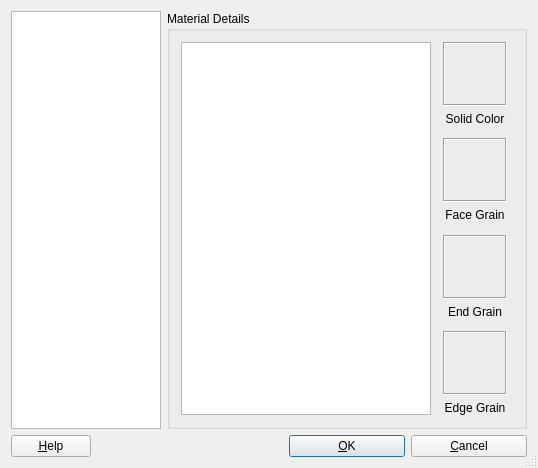
<?xml version="1.0" encoding="UTF-8"?>
<ui version="4.0" stdsetdef="1">
  <author></author>
  <comment></comment>
  <exportmacro></exportmacro>
  <class>MaterialDialog</class>
  <widget class="QDialog" name="MaterialDialog">
    <property name="geometry">
      <rect>
        <x>0</x>
        <y>0</y>
        <width>538</width>
        <height>468</height>
      </rect>
    </property>
    <property name="sizePolicy">
      <sizepolicy>
        <hsizetype>7</hsizetype>
        <vsizetype>5</vsizetype>
        <horstretch>0</horstretch>
        <verstretch>0</verstretch>
      </sizepolicy>
    </property>
    <property name="windowTitle">
      <string>Set the Material for the Part</string>
    </property>
    <property name="windowIcon">
      <pixmap>lignumCAD.png</pixmap>
    </property>
    <property name="sizeGripEnabled">
      <bool>true</bool>
    </property>
    <layout class="QGridLayout">
      <property name="margin">
        <number>11</number>
      </property>
      <property name="spacing">
        <number>6</number>
      </property>
      <item row="1" column="0">
        <widget class="QPushButton" name="buttonHelp">
          <property name="text">
            <string>&amp;Help</string>
          </property>
          <property name="shortcut">
            <number>276824136</number>
          </property>
          <property name="autoDefault">
            <bool>true</bool>
          </property>
        </widget>
      </item>
      <item row="0" column="2" rowspan="1" colspan="3">
        <widget class="QGroupBox" name="detailsGroupBox">
          <property name="title">
            <string>Material Details</string>
          </property>
          <layout class="QHBoxLayout">
            <property name="margin">
              <number>11</number>
            </property>
            <property name="spacing">
              <number>6</number>
            </property>
            <item>
              <widget class="QTextEdit" name="MaterialText">
                <property name="sizePolicy">
                  <sizepolicy>
                    <hsizetype>7</hsizetype>
                    <vsizetype>7</vsizetype>
                    <horstretch>100</horstretch>
                    <verstretch>0</verstretch>
                  </sizepolicy>
                </property>
                <property name="minimumSize">
                  <size>
                    <width>250</width>
                    <height>0</height>
                  </size>
                </property>
                <property name="readOnly">
                  <bool>true</bool>
                </property>
              </widget>
            </item>
            <item>
              <layout class="QVBoxLayout">
                <property name="margin">
                  <number>0</number>
                </property>
                <property name="spacing">
                  <number>6</number>
                </property>
                <item>
                  <layout class="QGridLayout">
                    <property name="margin">
                      <number>0</number>
                    </property>
                    <property name="spacing">
                      <number>6</number>
                    </property>
                    <item row="1" column="0" rowspan="1" colspan="3">
                      <widget class="QLabel" name="SolidColorLabel">
                        <property name="text">
                          <string>Solid Color</string>
                        </property>
                        <property name="alignment">
                          <set>Qt::AlignCenter</set>
                        </property>
                        <property name="wordWrap">
                          <bool>false</bool>
                        </property>
                      </widget>
                    </item>
                    <item row="0" column="2">
                      <spacer name="Spacer5_2">
                        <property name="sizeHint">
                          <size>
                            <width>21</width>
                            <height>21</height>
                          </size>
                        </property>
                        <property name="sizeType">
                          <enum>QSizePolicy::Expanding</enum>
                        </property>
                        <property name="orientation">
                          <enum>Qt::Horizontal</enum>
                        </property>
                      </spacer>
                    </item>
                    <item row="0" column="1">
                      <widget class="QLabel" name="SolidColor">
                        <property name="sizePolicy">
                          <sizepolicy>
                            <hsizetype>0</hsizetype>
                            <vsizetype>0</vsizetype>
                            <horstretch>0</horstretch>
                            <verstretch>0</verstretch>
                          </sizepolicy>
                        </property>
                        <property name="minimumSize">
                          <size>
                            <width>64</width>
                            <height>64</height>
                          </size>
                        </property>
                        <property name="maximumSize">
                          <size>
                            <width>64</width>
                            <height>64</height>
                          </size>
                        </property>
                        <property name="frameShape">
                          <enum>QFrame::Box</enum>
                        </property>
                        <property name="frameShadow">
                          <enum>QFrame::Sunken</enum>
                        </property>
                        <property name="text">
                          <string/>
                        </property>
                        <property name="alignment">
                          <set>Qt::AlignCenter</set>
                        </property>
                        <property name="wordWrap">
                          <bool>false</bool>
                        </property>
                      </widget>
                    </item>
                    <item row="2" column="1">
                      <spacer name="Spacer2">
                        <property name="sizeHint">
                          <size>
                            <width>16</width>
                            <height>21</height>
                          </size>
                        </property>
                        <property name="sizeType">
                          <enum>QSizePolicy::Expanding</enum>
                        </property>
                        <property name="orientation">
                          <enum>Qt::Vertical</enum>
                        </property>
                      </spacer>
                    </item>
                    <item row="0" column="0">
                      <spacer name="Spacer5">
                        <property name="sizeHint">
                          <size>
                            <width>21</width>
                            <height>21</height>
                          </size>
                        </property>
                        <property name="sizeType">
                          <enum>QSizePolicy::Expanding</enum>
                        </property>
                        <property name="orientation">
                          <enum>Qt::Horizontal</enum>
                        </property>
                      </spacer>
                    </item>
                  </layout>
                </item>
                <item>
                  <layout class="QGridLayout">
                    <property name="margin">
                      <number>0</number>
                    </property>
                    <property name="spacing">
                      <number>6</number>
                    </property>
                    <item row="0" column="2">
                      <spacer name="Spacer5_3_2">
                        <property name="sizeHint">
                          <size>
                            <width>21</width>
                            <height>21</height>
                          </size>
                        </property>
                        <property name="sizeType">
                          <enum>QSizePolicy::Expanding</enum>
                        </property>
                        <property name="orientation">
                          <enum>Qt::Horizontal</enum>
                        </property>
                      </spacer>
                    </item>
                    <item row="1" column="0" rowspan="1" colspan="3">
                      <widget class="QLabel" name="FaceGrainLabel">
                        <property name="text">
                          <string>Face Grain</string>
                        </property>
                        <property name="alignment">
                          <set>Qt::AlignCenter</set>
                        </property>
                        <property name="wordWrap">
                          <bool>false</bool>
                        </property>
                      </widget>
                    </item>
                    <item row="0" column="1">
                      <widget class="QLabel" name="FaceGrainPixmap">
                        <property name="sizePolicy">
                          <sizepolicy>
                            <hsizetype>0</hsizetype>
                            <vsizetype>0</vsizetype>
                            <horstretch>0</horstretch>
                            <verstretch>0</verstretch>
                          </sizepolicy>
                        </property>
                        <property name="minimumSize">
                          <size>
                            <width>64</width>
                            <height>64</height>
                          </size>
                        </property>
                        <property name="maximumSize">
                          <size>
                            <width>64</width>
                            <height>64</height>
                          </size>
                        </property>
                        <property name="frameShape">
                          <enum>QFrame::Box</enum>
                        </property>
                        <property name="frameShadow">
                          <enum>QFrame::Sunken</enum>
                        </property>
                        <property name="scaledContents">
                          <bool>false</bool>
                        </property>
                        <property name="alignment">
                          <set>Qt::AlignCenter</set>
                        </property>
                        <property name="wordWrap">
                          <bool>false</bool>
                        </property>
                      </widget>
                    </item>
                    <item row="0" column="0">
                      <spacer name="Spacer5_3">
                        <property name="sizeHint">
                          <size>
                            <width>21</width>
                            <height>21</height>
                          </size>
                        </property>
                        <property name="sizeType">
                          <enum>QSizePolicy::Expanding</enum>
                        </property>
                        <property name="orientation">
                          <enum>Qt::Horizontal</enum>
                        </property>
                      </spacer>
                    </item>
                    <item row="2" column="1">
                      <spacer name="Spacer3">
                        <property name="sizeHint">
                          <size>
                            <width>16</width>
                            <height>21</height>
                          </size>
                        </property>
                        <property name="sizeType">
                          <enum>QSizePolicy::Expanding</enum>
                        </property>
                        <property name="orientation">
                          <enum>Qt::Vertical</enum>
                        </property>
                      </spacer>
                    </item>
                  </layout>
                </item>
                <item>
                  <layout class="QGridLayout">
                    <property name="margin">
                      <number>0</number>
                    </property>
                    <property name="spacing">
                      <number>6</number>
                    </property>
                    <item row="2" column="1">
                      <spacer name="Spacer4">
                        <property name="sizeHint">
                          <size>
                            <width>16</width>
                            <height>21</height>
                          </size>
                        </property>
                        <property name="sizeType">
                          <enum>QSizePolicy::Expanding</enum>
                        </property>
                        <property name="orientation">
                          <enum>Qt::Vertical</enum>
                        </property>
                      </spacer>
                    </item>
                    <item row="0" column="2">
                      <spacer name="Spacer5_3_4">
                        <property name="sizeHint">
                          <size>
                            <width>21</width>
                            <height>21</height>
                          </size>
                        </property>
                        <property name="sizeType">
                          <enum>QSizePolicy::Expanding</enum>
                        </property>
                        <property name="orientation">
                          <enum>Qt::Horizontal</enum>
                        </property>
                      </spacer>
                    </item>
                    <item row="0" column="0">
                      <spacer name="Spacer5_3_3">
                        <property name="sizeHint">
                          <size>
                            <width>21</width>
                            <height>21</height>
                          </size>
                        </property>
                        <property name="sizeType">
                          <enum>QSizePolicy::Expanding</enum>
                        </property>
                        <property name="orientation">
                          <enum>Qt::Horizontal</enum>
                        </property>
                      </spacer>
                    </item>
                    <item row="1" column="0" rowspan="1" colspan="3">
                      <widget class="QLabel" name="EndGrainLabel">
                        <property name="text">
                          <string>End Grain</string>
                        </property>
                        <property name="alignment">
                          <set>Qt::AlignCenter</set>
                        </property>
                        <property name="wordWrap">
                          <bool>false</bool>
                        </property>
                      </widget>
                    </item>
                    <item row="0" column="1">
                      <widget class="QLabel" name="EndGrainPixmap">
                        <property name="sizePolicy">
                          <sizepolicy>
                            <hsizetype>0</hsizetype>
                            <vsizetype>0</vsizetype>
                            <horstretch>0</horstretch>
                            <verstretch>0</verstretch>
                          </sizepolicy>
                        </property>
                        <property name="minimumSize">
                          <size>
                            <width>64</width>
                            <height>64</height>
                          </size>
                        </property>
                        <property name="maximumSize">
                          <size>
                            <width>64</width>
                            <height>64</height>
                          </size>
                        </property>
                        <property name="frameShape">
                          <enum>QFrame::Box</enum>
                        </property>
                        <property name="frameShadow">
                          <enum>QFrame::Sunken</enum>
                        </property>
                        <property name="scaledContents">
                          <bool>false</bool>
                        </property>
                        <property name="alignment">
                          <set>Qt::AlignCenter</set>
                        </property>
                        <property name="wordWrap">
                          <bool>false</bool>
                        </property>
                      </widget>
                    </item>
                  </layout>
                </item>
                <item>
                  <layout class="QGridLayout">
                    <property name="margin">
                      <number>0</number>
                    </property>
                    <property name="spacing">
                      <number>6</number>
                    </property>
                    <item row="1" column="0" rowspan="1" colspan="3">
                      <widget class="QLabel" name="EdgeGrainLabel">
                        <property name="text">
                          <string>Edge Grain</string>
                        </property>
                        <property name="alignment">
                          <set>Qt::AlignCenter</set>
                        </property>
                        <property name="wordWrap">
                          <bool>false</bool>
                        </property>
                      </widget>
                    </item>
                    <item row="0" column="1">
                      <widget class="QLabel" name="EdgeGrainPixmap">
                        <property name="sizePolicy">
                          <sizepolicy>
                            <hsizetype>0</hsizetype>
                            <vsizetype>0</vsizetype>
                            <horstretch>0</horstretch>
                            <verstretch>0</verstretch>
                          </sizepolicy>
                        </property>
                        <property name="minimumSize">
                          <size>
                            <width>64</width>
                            <height>64</height>
                          </size>
                        </property>
                        <property name="maximumSize">
                          <size>
                            <width>64</width>
                            <height>64</height>
                          </size>
                        </property>
                        <property name="frameShape">
                          <enum>QFrame::Box</enum>
                        </property>
                        <property name="frameShadow">
                          <enum>QFrame::Sunken</enum>
                        </property>
                        <property name="scaledContents">
                          <bool>false</bool>
                        </property>
                        <property name="alignment">
                          <set>Qt::AlignCenter</set>
                        </property>
                        <property name="wordWrap">
                          <bool>false</bool>
                        </property>
                      </widget>
                    </item>
                    <item row="0" column="0">
                      <spacer name="Spacer5_3_5">
                        <property name="sizeHint">
                          <size>
                            <width>21</width>
                            <height>21</height>
                          </size>
                        </property>
                        <property name="sizeType">
                          <enum>QSizePolicy::Expanding</enum>
                        </property>
                        <property name="orientation">
                          <enum>Qt::Horizontal</enum>
                        </property>
                      </spacer>
                    </item>
                    <item row="0" column="2">
                      <spacer name="Spacer5_3_6">
                        <property name="sizeHint">
                          <size>
                            <width>21</width>
                            <height>21</height>
                          </size>
                        </property>
                        <property name="sizeType">
                          <enum>QSizePolicy::Expanding</enum>
                        </property>
                        <property name="orientation">
                          <enum>Qt::Horizontal</enum>
                        </property>
                      </spacer>
                    </item>
                  </layout>
                </item>
              </layout>
            </item>
          </layout>
        </widget>
      </item>
      <item row="0" column="0" rowspan="1" colspan="2">
        <widget class="QListWidget" name="MaterialList">
          <property name="minimumSize">
            <size>
              <width>150</width>
              <height>0</height>
            </size>
          </property>
          <column>
            <property name="text">
              <string>Materials</string>
            </property>
            <property name="clickable">
              <bool>true</bool>
            </property>
            <property name="resizeable">
              <bool>true</bool>
            </property>
          </column>
        </widget>
      </item>
      <item row="1" column="1" rowspan="1" colspan="2">
        <spacer name="Horizontal Spacing2">
          <property name="sizeHint">
            <size>
              <width>150</width>
              <height>16</height>
            </size>
          </property>
          <property name="sizeType">
            <enum>QSizePolicy::Expanding</enum>
          </property>
          <property name="orientation">
            <enum>Qt::Horizontal</enum>
          </property>
        </spacer>
      </item>
      <item row="1" column="3">
        <widget class="QPushButton" name="buttonOk">
          <property name="text">
            <string>&amp;OK</string>
          </property>
          <property name="shortcut">
            <number>276824143</number>
          </property>
          <property name="autoDefault">
            <bool>true</bool>
          </property>
          <property name="default">
            <bool>true</bool>
          </property>
        </widget>
      </item>
      <item row="1" column="4">
        <widget class="QPushButton" name="buttonCancel">
          <property name="text">
            <string>&amp;Cancel</string>
          </property>
          <property name="shortcut">
            <number>276824131</number>
          </property>
          <property name="autoDefault">
            <bool>true</bool>
          </property>
        </widget>
      </item>
    </layout>
  </widget>
  <layoutdefault spacing="6" margin="11"/>
  <tabstops>
    <tabstop>MaterialList</tabstop>
    <tabstop>buttonOk</tabstop>
    <tabstop>buttonHelp</tabstop>
    <tabstop>buttonCancel</tabstop>
    <tabstop>MaterialText</tabstop>
  </tabstops>
  <includes>
    <include location="local">material.h</include>
  </includes>
  <connections>
    <connection>
      <sender>buttonOk</sender>
      <signal>clicked()</signal>
      <receiver>MaterialDialog</receiver>
      <slot>accept()</slot>
    </connection>
    <connection>
      <sender>buttonCancel</sender>
      <signal>clicked()</signal>
      <receiver>MaterialDialog</receiver>
      <slot>reject()</slot>
    </connection>
    <connection>
      <sender>MaterialList</sender>
      <signal>selectionChanged(QListViewItem*)</signal>
      <receiver>MaterialDialog</receiver>
      <slot>MaterialList_selectionChanged(QListViewItem*)</slot>
    </connection>
    <connection>
      <sender>buttonHelp</sender>
      <signal>clicked()</signal>
      <receiver>MaterialDialog</receiver>
      <slot>buttonHelp_clicked()</slot>
    </connection>
  </connections>
</ui>
